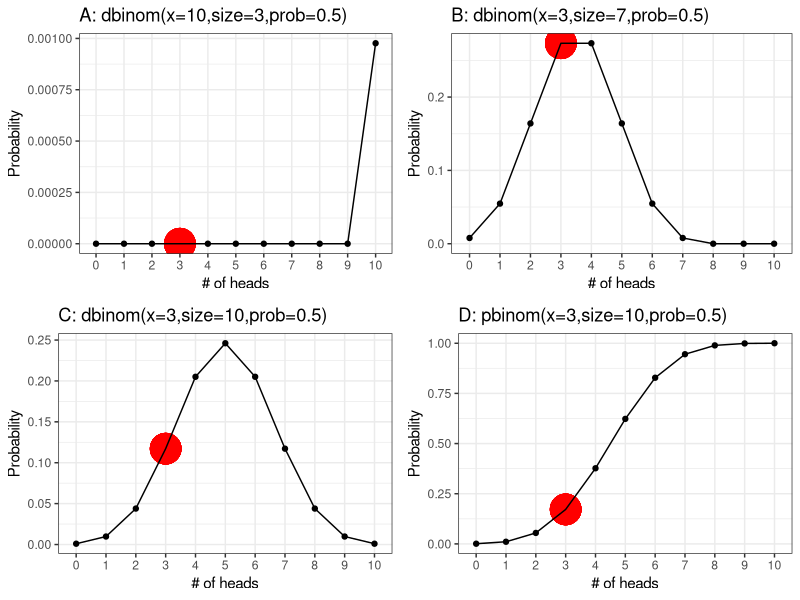

This figure's R source:
## ---- chunk 1
library(ggplot2)
x<-seq(0,10,1)
y<-dbinom(10,x,0.5)
A<-ggplot(data.frame(x=x,y=y),aes(x=as.factor(x),y=y)) + geom_point(aes(group=1)) + theme_bw() + geom_point(x=4,y=dbinom(x=10,size=3,prob=0.5),col='red',size=10) + labs(y="Probability",x="# of heads") + geom_line(aes(group=1)) + ggtitle("A: dbinom(x=10,size=3,prob=0.5)")

x<-seq(0,10,1)
y<-dbinom(x,7,0.5)
B<-ggplot(data.frame(x=x,y=y),aes(x=as.factor(x),y=y)) + geom_point(aes(group=1)) + theme_bw() + geom_point(x=4,y=dbinom(x=3,size=7,prob=0.5),col='red',size=10) + labs(y="Probability",x="# of heads") + geom_line(aes(group=1)) + ggtitle("B: dbinom(x=3,size=7,prob=0.5)")

x<-seq(0,10,1)
y<-dbinom(x,10,0.5)
C<-ggplot(data.frame(x=x,y=y),aes(x=as.factor(x),y=y)) + geom_point(aes(group=1)) + theme_bw() + geom_point(x=4,y=dbinom(3,10,0.5),col='red',size=10) + labs(y="Probability",x="# of heads") + geom_line(aes(group=1)) + ggtitle("C: dbinom(x=3,size=10,prob=0.5)")

x<-seq(0,10,1)
y<-pbinom(x,10,0.5)
D<-ggplot(data.frame(x=x,y=y),aes(x=as.factor(x),y=y)) + geom_point(aes(group=1)) + theme_bw() + geom_point(x=4,y=pbinom(3,10,0.5),col='red',size=10) + labs(y="Probability",x="# of heads") + geom_line(aes(group=1)) + ggtitle("D: pbinom(x=3,size=10,prob=0.5)")


library(gridExtra)
grid.arrange(A,B,C,D)
